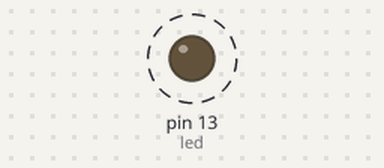
Simulated run of this sketch. Board: Arduino Uno, built with avr-gcc and run on an emulated ATmega328P. On the bench: output pins drawn as LEDs (lit = HIGH). Dashed ring = blinking.

Above: at 0.3 s.
Timing chart, 0 to 5.9 s (numbered marks = the images above):
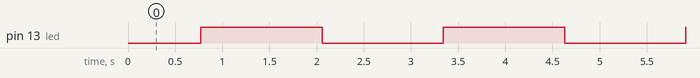

The sketch:

fade_2.ino
```cpp
int led=13;
int i;
void setup() {
  Serial.begin(9600);
  pinMode(led, OUTPUT);
}

void loop() {

  for(i=0;i<=255;i++)
  {
    analogWrite(led,i);
    delay(6);
  }
  for(;i>=0;i--)
  {
    analogWrite(led,i);
    delay(4);
  }
}
```

Measured:
- by itself, pin 13 (led): alternates HIGH for 1.3 s and LOW for 1.3 s
